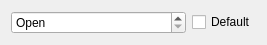
<?xml version="1.0" encoding="UTF-8"?>
<ui version="4.0">
 <class>SquelchEdit</class>
 <widget class="QWidget" name="SquelchEdit">
  <property name="geometry">
   <rect>
    <x>0</x>
    <y>0</y>
    <width>267</width>
    <height>45</height>
   </rect>
  </property>
  <property name="sizePolicy">
   <sizepolicy hsizetype="MinimumExpanding" vsizetype="Minimum">
    <horstretch>0</horstretch>
    <verstretch>0</verstretch>
   </sizepolicy>
  </property>
  <property name="windowTitle">
   <string notr="true"/>
  </property>
  <layout class="QHBoxLayout" name="horizontalLayout">
   <item>
    <widget class="QSpinBox" name="valueBox">
     <property name="sizePolicy">
      <sizepolicy hsizetype="MinimumExpanding" vsizetype="Fixed">
       <horstretch>0</horstretch>
       <verstretch>0</verstretch>
      </sizepolicy>
     </property>
     <property name="specialValueText">
      <string>Open</string>
     </property>
     <property name="maximum">
      <number>10</number>
     </property>
     <property name="value">
      <number>0</number>
     </property>
    </widget>
   </item>
   <item>
    <widget class="QCheckBox" name="defaultBox">
     <property name="toolTip">
      <string>Uses the global squelch setting if enabled.</string>
     </property>
     <property name="text">
      <string>Default</string>
     </property>
    </widget>
   </item>
  </layout>
 </widget>
 <resources/>
 <connections/>
</ui>
